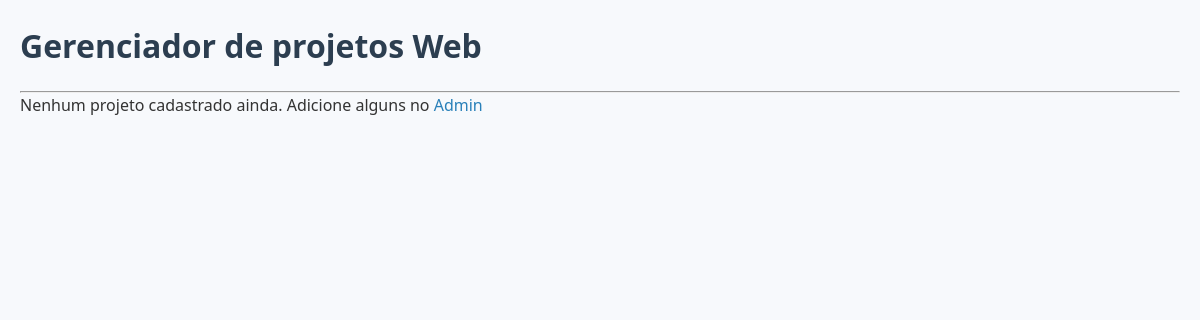
Page /projetos/ on the earlier database version.
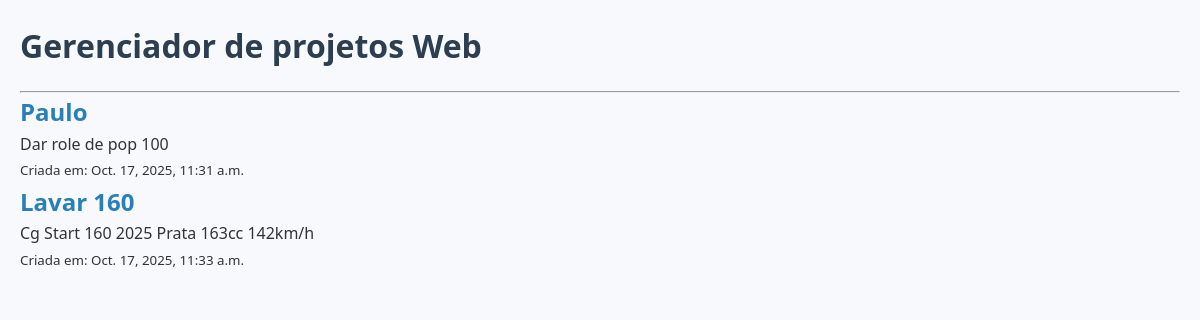
Same page on the later database version.
### projetos/models.py (models this page shows, shortened)
class Projeto(models.Model):
    nome = models.CharField(max_length = 200)
    descricao = models.TextField(blank = True, null = True)
    data_criacao = models.DateTimeField(auto_now_add = True)

### projetos/views.py (the view)
def listar_projetos (request):
    projetos_salvos = Projeto.objects.all()
    contexto = {
        'meus_projetos': projetos_salvos
    }
    return render(request, 'projetos/lista.html', contexto)

### projetos/templates/projetos/lista.html (shortened to what this page needs)
<!DOCTYPE html>
<html lang="pt-br">
<head>
    {% load static %}
    <link rel="stylesheet" href="{% static 'lista/lista.css' %}">
</head>
<body>
    <h1>Gerenciador de projetos Web</h1>
    <hr>
    {% for projeto in meus_projetos %}
        <div>
            <h2><a>{{ projeto.nome }}</a></h2>
            <p>{{ projeto.descricao }}</p>
            <small>Criada em: {{ projeto.data_criacao }}</small>
        </div>
    {% empty %}
         <p>Nenhum projeto cadastrado ainda. Adicione alguns no <a href="/admin/">Admin</a></p>
    {% endfor %}
</body>
</html>

Differences in the rows shown:
added Projeto: nome "Paulo", descricao "Dar role de pop 100", data_criacao "Oct. 17, 2025, 11:31 a.m."
added Projeto: nome "Lavar 160", descricao "Cg Start 160 2025 Prata 163cc 142km/h", data_criacao "Oct. 17, 2025, 11:33 a.m."
Other differences:
text no longer shown: "Nenhum projeto cadastrado ainda. Adicione alguns no Admin"
